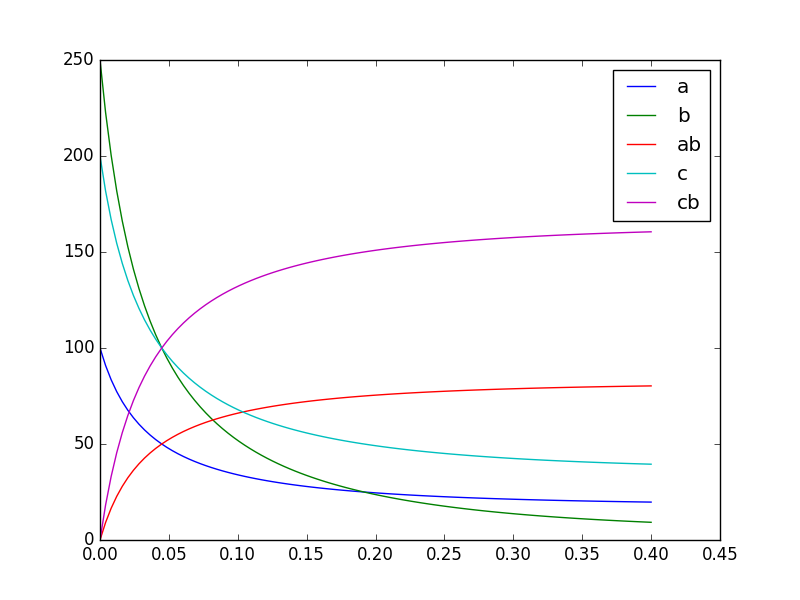

Generate this figure with Python:
#!/usr/bin/python

import numpy as np
from scipy.integrate import odeint
import matplotlib.pyplot as plt

'''
## Reaction (`.k` file)
    a + b <-> ab
    c + b <-> cb

## Mapping

    a	0	-1*v_0(y[0], y[1], y[2])
    b	1	-1*v_0(y[0], y[1], y[2])-1*v_1(y[4], y[3], y[1])
    ab	2	+1*v_0(y[0], y[1], y[2])
    c	3	-1*v_1(y[4], y[3], y[1])
    cb	4	+1*v_1(y[4], y[3], y[1])
'''


def reaction(y0, t, k0, k0r, k1, k1r):
    """
    Wrapper for the reaction.
    It receives an `np.array` `y0` with the initial concentrations and an
    `np.array` `t` with timestamps (it should also include `0`).
    This function solves the corresponding ODE system and returns an `np.array`
    `Y` in which each column represents a chemical species and each line a
    timestamp.
    """
    def dydt(y, t):
        return np.array([
                         -1*v_0(y[0], y[1], y[2]),
                         -1*v_0(y[0], y[1], y[2])-1*v_1(y[4], y[3], y[1]),
                         +1*v_0(y[0], y[1], y[2]),
                         -1*v_1(y[4], y[3], y[1]),
                         +1*v_1(y[4], y[3], y[1]),
                         ])
    
    # a + b <-> ab
    def v_0(a, b, ab):
        return k0 * a**1 * b**1 - k0r * ab**1
    
    # c + b <-> cb
    def v_1(cb, c, b):
        return k1 * c**1 * b**1 - k1r * cb**1
    
    return odeint(dydt, y0, t)

# Reaction rates:
# a + b <-> ab
k0 = .1
k0r = .1

# c + b <-> cb
k1 = .1
k1r = .1

# Initial concentrations:
y0 = np.array([
               100.0,  # a
               250.0,  # b
               0.0,  # ab
               200.0,  # c
               0.0,  # cb
               ])

t = np.linspace(0, .4, 100)
Y = reaction(y0, t, k0, k0r, k1, k1r)

plt.plot(t, Y[:, 0], label="a")
plt.plot(t, Y[:, 1], label="b")
plt.plot(t, Y[:, 2], label="ab")
plt.plot(t, Y[:, 3], label="c")
plt.plot(t, Y[:, 4], label="cb")
plt.legend(loc="best")
#plt.show()
plt.savefig('abc_umesh.png')